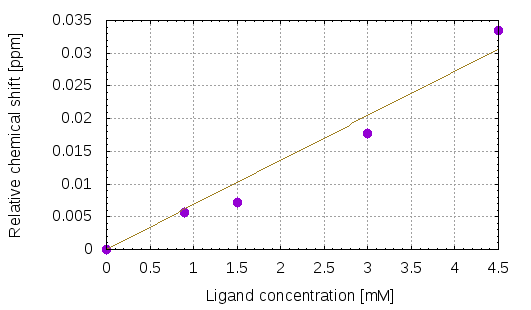

This chart was generated by the following gnuplot code:
set encoding utf8
#set terminal postscript portrait size 7,5 enhanced color
#set output 'fit.eps'
set terminal png size 531,310
set output 'fit.png'
set size ratio 0.583804

unset title
unset key
set xlabel 'Ligand concentration [mM]'
set ylabel 'Relative chemical shift [ppm]'
set mxtics
set mytics
set grid xtics ytics#, mytics, mxtics
set style line 1 lc 'olive' lw 1
set style line 2 lc 'blue' lw 1


kd=1868.881284
dm=12.742131
p0=0.300000


f(x)=(dm*((kd+x+p0)-sqrt((kd+x+p0)**2-(4*p0*x))))/(2*p0)


plot "temp.dat" using 1:2 with points ps 1.8 pt 7, f(x) ls 1